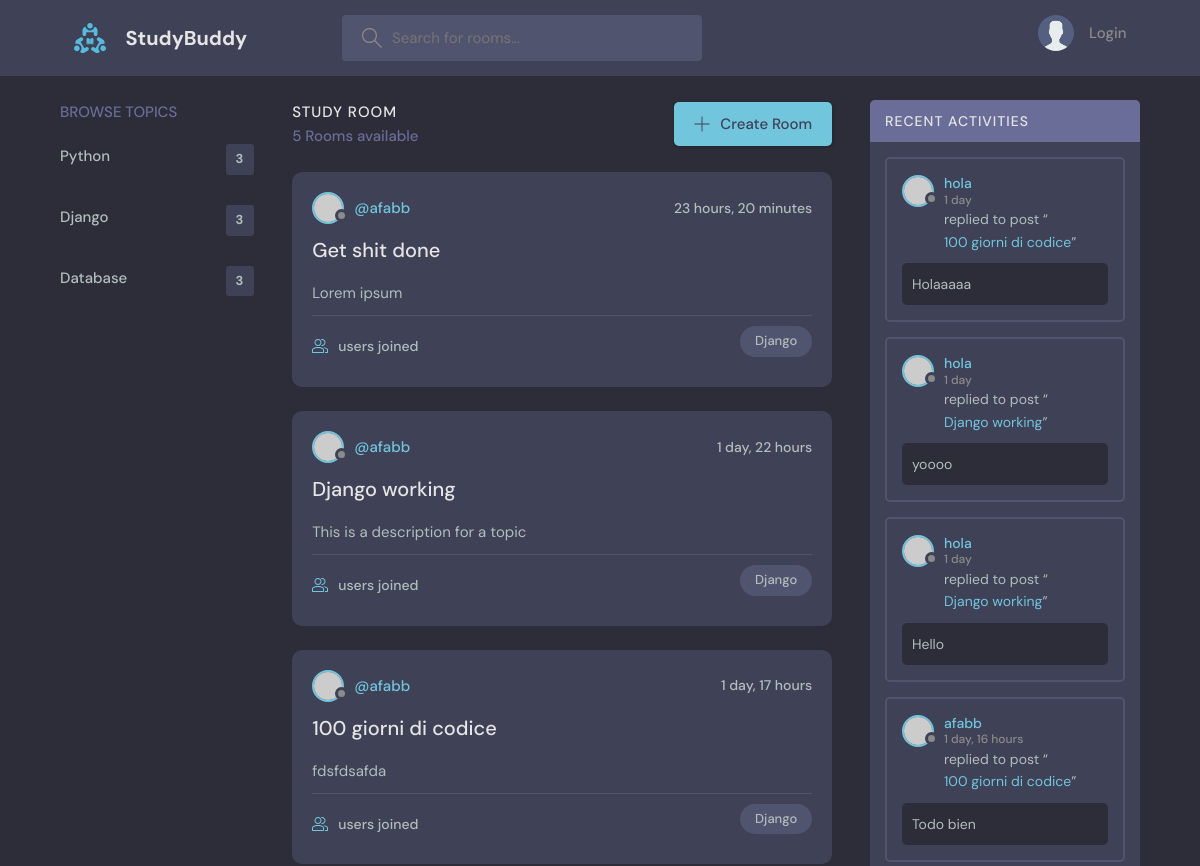
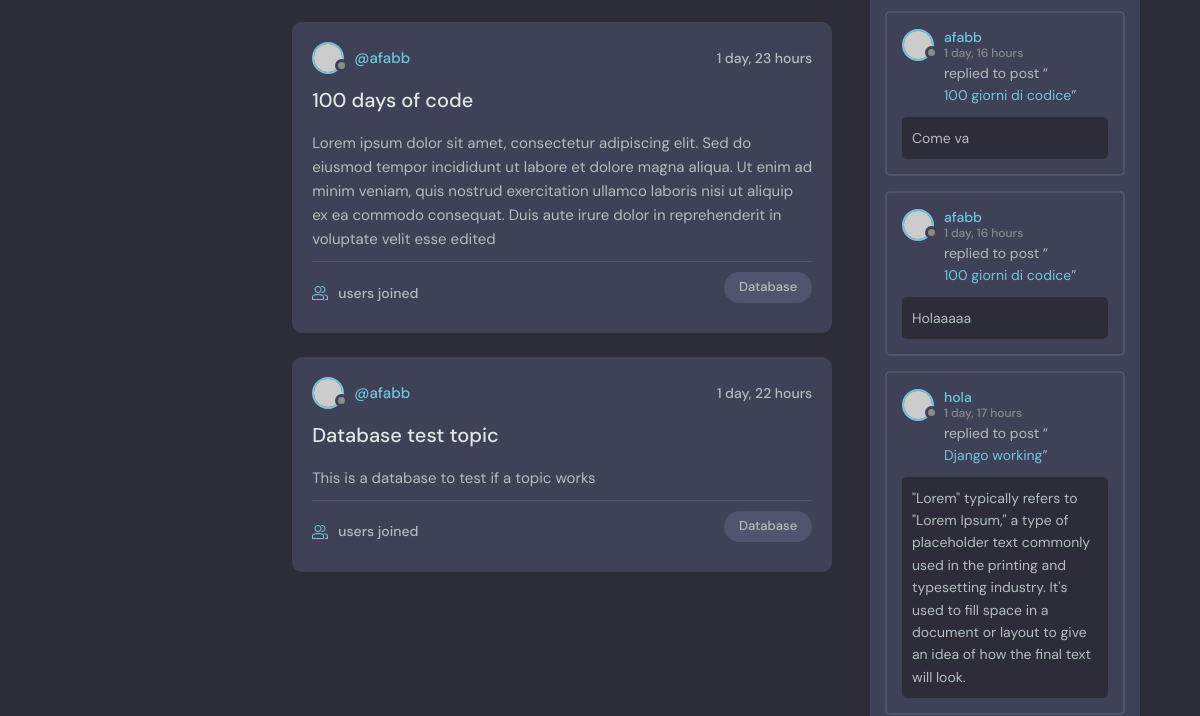
The app's page / (upper part), older data (2 pictures, top to bottom).
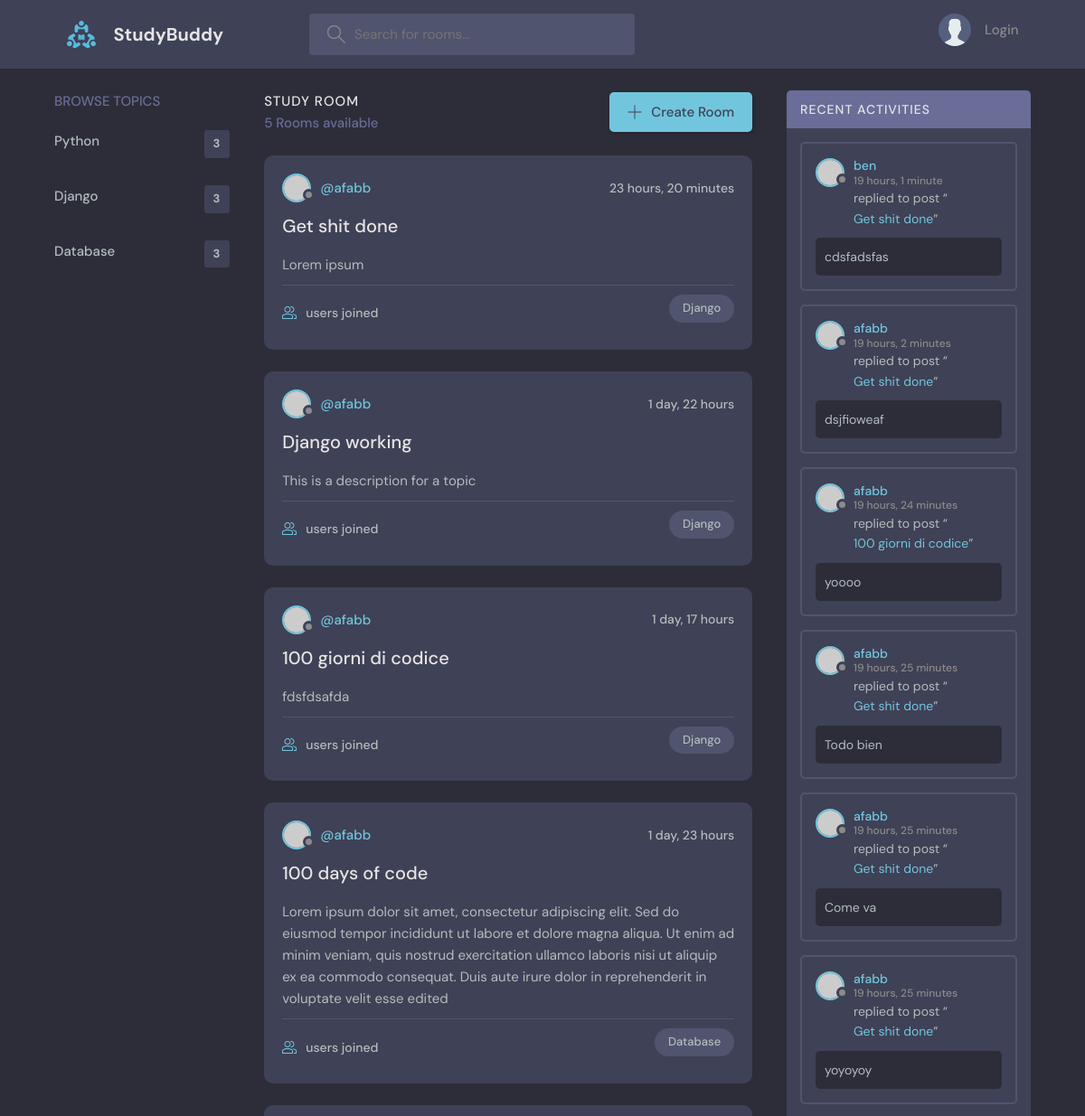
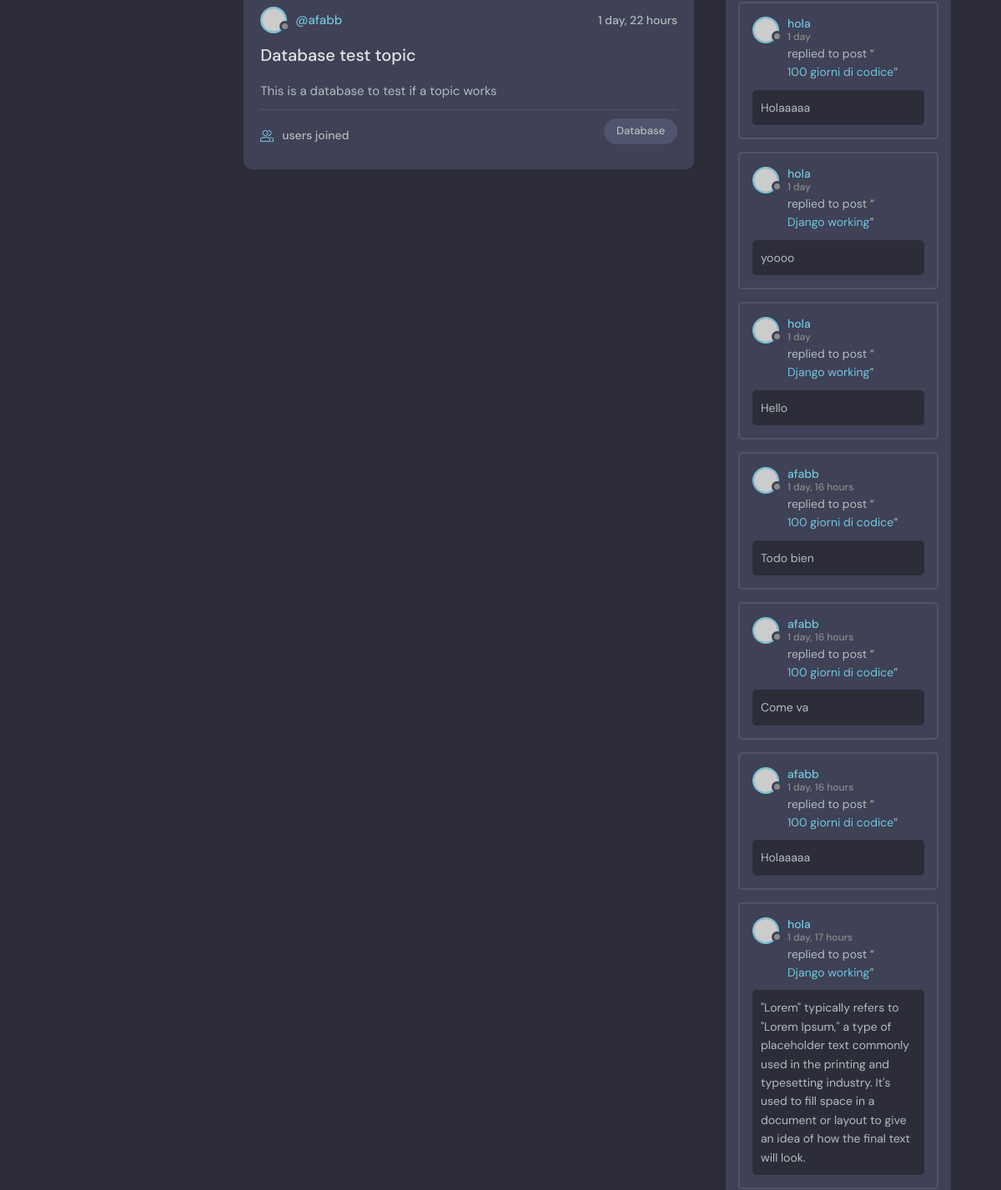
The same page, newer data (2 pictures, top to bottom).
### base/models.py (models this page shows, shortened)
class Topic(models.Model):
    name = models.CharField(max_length=200)

class Room(models.Model):
    topic = models.ForeignKey(Topic, on_delete=models.SET_NULL, null=True)
    host = models.ForeignKey(User, on_delete=models.SET_NULL, null=True)
    name = models.CharField(max_length=200)
    description = models.TextField(null=True, blank=True)
    participants = models.ManyToManyField(User, related_name='participants', blank=True)
    updated = models.DateTimeField(auto_now=True)
    created = models.DateTimeField(auto_now_add=True)
    class Meta:
        ordering = ['-updated', '-created']
    def __str__(self):
        return self.name

class Message(models.Model):
    user = models.ForeignKey(User, on_delete=models.CASCADE)
    room = models.ForeignKey(Room, on_delete=models.CASCADE)
    body = models.TextField()
    updated = models.DateTimeField(auto_now=True)
    created = models.DateTimeField(auto_now_add=True)

### base/views.py (the view)
# urls.py: path('', views.home, name="home"),
def home(request):
    q = request.GET.get('q') if request.GET.get('q') != None else ''
    rooms = Room.objects.filter(
        Q(topic__name__icontains=q) |
        Q(name__icontains=q) |
        Q(description__icontains=q)
    )
    topics = Topic.objects.all()
    topics_count = topics.count()
    room_count = rooms.count()
    room_messages = Message.objects.all().order_by('-created').filter(Q(room__topic__name__icontains=q))
    context = {
        'rooms': rooms,
        'topics': topics,
        'room_count': room_count,
        'room_messages': room_messages,
        'topics_count': topics_count,
    }
    return render(request, 'base/home.html', context)

### base/templates/base/home.html (shortened to what this page needs)
{% extends 'main.html'%}
{% load static %}
{% block content %}
    <main class="layout layout--3">
      <div class="container">
        <div class="topics">
          <div class="topics__header">
            <h2>Browse Topics</h2>
          </div>
          <ul class="topics__list">
            {% for topic in topics %}
            <li>
              <a href="{%url 'home'%}?q={{topic.name}}">{{topic.name}}<span>{{topics_count}}</span></a>
            </li>
            {% endfor %}
          </ul>
        </div>
        <div class="roomList">
          <div class="roomList__header">
            <div>
              <h2>Study Room</h2>
              <p>{{room_count}} Rooms available</p>
            </div>
            <a class="btn btn--main" href="{% url 'create-room' %}">
              <svg version="1.1" xmlns="http://www.w3.org/2000/svg" width="32" height="32" viewBox="0 0 32 32">
                <title>add</title>
                <path
                  d="M16.943 0.943h-1.885v14.115h-14.115v1.885h14.115v14.115h1.885v-14.115h14.115v-1.885h-14.115v-14.115z"
                ></path>
              </svg>
              Create Room
            </a>
          </div>
          {%for room in rooms%}
          <div class="roomListRoom">
            <div class="roomListRoom__header">
              <a href="{% url 'user-profile' room.host.id %}" class="roomListRoom__author">
                <div class="avatar avatar--small">
                  <img src="https://randomuser.me/api/portraits/women/11.jpg" />
                </div>
                <span>@{{room.host}}</span>
              </a>
              <div class="roomListRoom__actions">
                <span>{{room.created|timesince}}</span>
              </div>
            </div>
            <div class="roomListRoom__content">
              <a href="{% url 'room' room.id %}">{{room.name}}</a>
              <p>
                {{room.description}}
              </p>
            </div>
            <div class="roomListRoom__meta">
              <a href="{% url 'room' room.id %}" class="roomListRoom__joined">
                {{room_detail.participants_count}} users joined
              </a>
              <p class="roomListRoom__topic">{{room.topic.name}}</p>
            </div>
        </div>
          {%endfor%}
        </div>
        <div class="activities">
          <div class="activities__header">
            <h2>Recent Activities</h2>
          </div>
          {%for message in room_messages%}
          <div class="activities__box">
            <div class="activities__boxHeader roomListRoom__header">
              <a href="profile.html" class="roomListRoom__author">
                <div class="avatar avatar--small">
                  <img src="https://randomuser.me/api/portraits/women/11.jpg" />
                </div>
                <p>
                  {{message.user}}
                  <span>{{message.created | timesince}}</span>
                </p>
              </a>
            </div>
            <div class="activities__boxContent">
              <p>replied to post “<a href="{% url 'room' message.room.id %}">{{message.room}}</a>”</p>
              <div class="activities__boxRoomContent">
                {{message.body}}
              </div>
            </div>
          </div>
          {%endfor%}
        </div>
      </div>
    </main>
{% endblock content %}

Row changes from the older to the newer data that the page shows:
added Message: user "ben", created "19 hours, 1 minute", room "Get shit done", body "cdsfadsfas"
added Message: user "afabb", created "19 hours, 2 minutes", room "Get shit done", body "dsjfioweaf"
added Message: user "afabb", created "19 hours, 24 minutes", room "100 giorni di codice", body "yoooo"
added Message: user "afabb", created "19 hours, 25 minutes", room "Get shit done", body "Todo bien"
added Message: user "afabb", created "19 hours, 25 minutes", room "Get shit done", body "Come va"
added Message: user "afabb", created "19 hours, 25 minutes", room "Get shit done", body "yoyoyoy"
